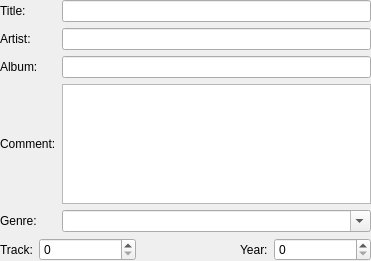
<ui version="4.0" >
 <class>TagEditBasic</class>
 <widget class="QWidget" name="TagEditBasic" >
  <property name="geometry" >
   <rect>
    <x>0</x>
    <y>0</y>
    <width>371</width>
    <height>261</height>
   </rect>
  </property>
  <property name="windowTitle" >
   <string>Form</string>
  </property>
  <widget class="QWidget" name="layoutWidget" >
   <property name="geometry" >
    <rect>
     <x>0</x>
     <y>0</y>
     <width>371</width>
     <height>261</height>
    </rect>
   </property>
   <layout class="QVBoxLayout" >
    <item>
     <layout class="QGridLayout" >
      <item row="0" column="0" >
       <widget class="QLabel" name="TitleLabel" >
        <property name="text" >
         <string>Title:</string>
        </property>
       </widget>
      </item>
      <item row="0" column="1" >
       <widget class="QLineEdit" name="Title" />
      </item>
      <item row="1" column="0" >
       <widget class="QLabel" name="ArtistLabel" >
        <property name="text" >
         <string>Artist:</string>
        </property>
       </widget>
      </item>
      <item row="1" column="1" >
       <widget class="QLineEdit" name="Artist" />
      </item>
      <item row="2" column="0" >
       <widget class="QLabel" name="AlbumLabel" >
        <property name="text" >
         <string>Album:</string>
        </property>
       </widget>
      </item>
      <item row="2" column="1" >
       <widget class="QLineEdit" name="Album" />
      </item>
      <item row="3" column="0" >
       <widget class="QLabel" name="CommentLabel" >
        <property name="text" >
         <string>Comment:</string>
        </property>
       </widget>
      </item>
      <item row="3" column="1" >
       <widget class="QTextEdit" name="Comment" />
      </item>
      <item row="4" column="0" >
       <widget class="QLabel" name="GenreLabel" >
        <property name="text" >
         <string>Genre:</string>
        </property>
       </widget>
      </item>
      <item row="4" column="1" >
       <widget class="QComboBox" name="Genre" >
        <property name="sizePolicy" >
         <sizepolicy vsizetype="Fixed" hsizetype="Expanding" >
          <horstretch>0</horstretch>
          <verstretch>0</verstretch>
         </sizepolicy>
        </property>
        <property name="editable" >
         <bool>true</bool>
        </property>
       </widget>
      </item>
     </layout>
    </item>
    <item>
     <layout class="QHBoxLayout" >
      <item>
       <widget class="QLabel" name="TrackLabel" >
        <property name="text" >
         <string>Track:</string>
        </property>
       </widget>
      </item>
      <item>
       <widget class="QSpinBox" name="Track" >
        <property name="sizePolicy" >
         <sizepolicy vsizetype="Fixed" hsizetype="Expanding" >
          <horstretch>0</horstretch>
          <verstretch>0</verstretch>
         </sizepolicy>
        </property>
       </widget>
      </item>
      <item>
       <spacer>
        <property name="orientation" >
         <enum>Qt::Horizontal</enum>
        </property>
        <property name="sizeHint" >
         <size>
          <width>40</width>
          <height>20</height>
         </size>
        </property>
       </spacer>
      </item>
      <item>
       <widget class="QLabel" name="YearLabel" >
        <property name="text" >
         <string>Year:</string>
        </property>
       </widget>
      </item>
      <item>
       <widget class="QSpinBox" name="Year" >
        <property name="sizePolicy" >
         <sizepolicy vsizetype="Fixed" hsizetype="Expanding" >
          <horstretch>0</horstretch>
          <verstretch>0</verstretch>
         </sizepolicy>
        </property>
        <property name="maximum" >
         <number>9999</number>
        </property>
       </widget>
      </item>
     </layout>
    </item>
   </layout>
  </widget>
 </widget>
 <resources/>
 <connections/>
</ui>
